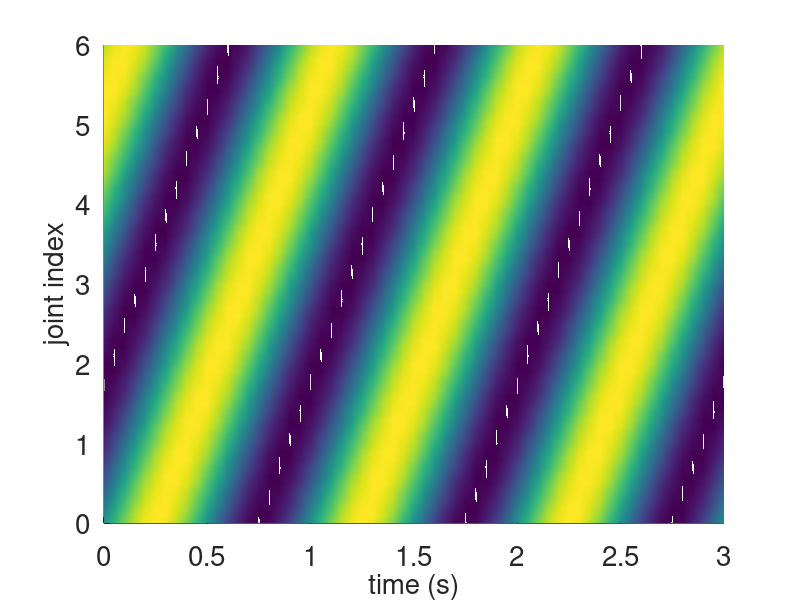

MATLAB code to generate this figure: (Note: this script raises an error after producing the figure.)
function joint_timespace_analysis()

    % pdf readers usually render the 3d plot wrong!
    % Solution
    % http://www.mathworks.com/matlabcentral/newsreader/view_thread/280185
    % find a way to turn the anti-aliasing (in your PDF/EPS viewer) off,
    % I think the problem will likely go away. E.g. if you are using 
    % Adobe Reader: go to Preferences > Page Display > disable the 
    % "smooth line art" setting.

    close all;
    
    numofjoints = 7;
    k = 2*pi/numofjoints; % saito approximation
    f = 1;
    w = 2*pi*f;    
    
    x = 0:0.1:numofjoints-1;
    t = 0:0.1/2:(numofjoints-1)/2;

    [Y,X] = meshgrid(x,t);
    Z = sin(w*X-k*Y);
    
    set(0,'defaultfigurecolor',[1 1 1]);
    figure;
    %legendstr = {};
    set(gca,'YTick',0:1:7,'Fontsize',20);
    hold all;
    grid on;
    %title('joint angle progress per joint index');
    %surf(X,Y,Z, 'FaceAlpha',0.4); % not possible to export
    surf(X,Y,Z);
    %colormap(gray);
    shading interp;
    xlabel('time (s)','Fontsize',20);
    ylabel('joint index','Fontsize',20);
    zlabel('joint angle','Fontsize',20);
    
    func = @(x) colorspace('RGB->Lab',x);
    colors = distinguishable_colors(8,'w',func);
    
    plot3(t,zeros(1,length(x)),sin(t*w), 'color','black','LineWidth',4);
    %legendstr{2} = 'sin(2\pi*t - 0*2\pi/8)';
    plot3(zeros(1,length(x)),x,sin(-x*k), '-.','color','black','LineWidth',3);
    %legendstr{1} = 'body wave';
    %plot3(t,x,sin(w*t), 'black','LineWidth',3);
    %plot3(t,x,sin(w*t), 'g*','LineWidth',1);
    %colors = jet(6);

    for jointidx = 1:numofjoints-2
        angles = 1 * sin(w*t-jointidx*k);
        plot3(t,ones(1,length(t))*jointidx,angles,'LineWidth',4,'color',colors(jointidx,:));
        plot3(t,ones(1,length(t))*(jointidx),angles,'LineWidth',2,'color','black');
        %plot3(t,ones(1,length(t))*(jointidx+0.02),angles,'LineWidth',2,'color','black');
        %legendstr{2+jointidx} = sprintf('sin(2*pi*t - %d*2*pi/8)',jointidx);
    end
    angles = 1 * sin(w*t-(jointidx+1)*k);
    plot3(t,ones(1,length(t))*(jointidx+1),angles,'color',colors(8,:),'LineWidth',4); % set the last explicitly to green
    plot3(t,ones(1,length(t))*(jointidx+1),angles,'LineWidth',2,'color','black');
    %legendstr{7} = 'sin(2*pi*t - 7*2*pi/8)';
    %legend(p,legendstr);
    axis([0 (numofjoints-1)/2 0 numofjoints-1 -1 1]);
    hold off;
    
    % use export figure by hand
    %export_fig('joint_angle_progress_per_joint_index.pdf', '-pdf','-painters','-p5');
    
    pause;
    t = 0:0.1/10:(numofjoints-1)/2;
    figure;    
    %set(gca,'Fontsize',10);
    %title('joint angle progress for joint indices 0 and 1');
    hold on;
    ylim([-1.1 1.1]);
    ax = gca;
    set(ax,'YTick',[-1.0:0.2:1.0],'Fontsize',10);
    %grid on;
    angle = 1 * sin(w*t-1*k);
    h2 = plot(t,angle,'color',colors(1,:),'LineWidth',2);
    plot(t,angle,'color','black','LineWidth',1);
    h1 = plot(t,sin(t*w), 'color','black','LineWidth',2); 
    
    %axis([0 7/2 -1 1]);
    legend([h1 h2],'jointidx 0', 'jointidx 1');
    xlabel('time (s)','Fontsize',15);
    ylabel('joint angle','Fontsize',15);
    hold off;
    % adjust legend and execute this command
    %export_fig('joint_angle_progress_for_joint_indices_0_and_1.pdf', '-pdf','-painters','-p5');
     
    
    
    
end